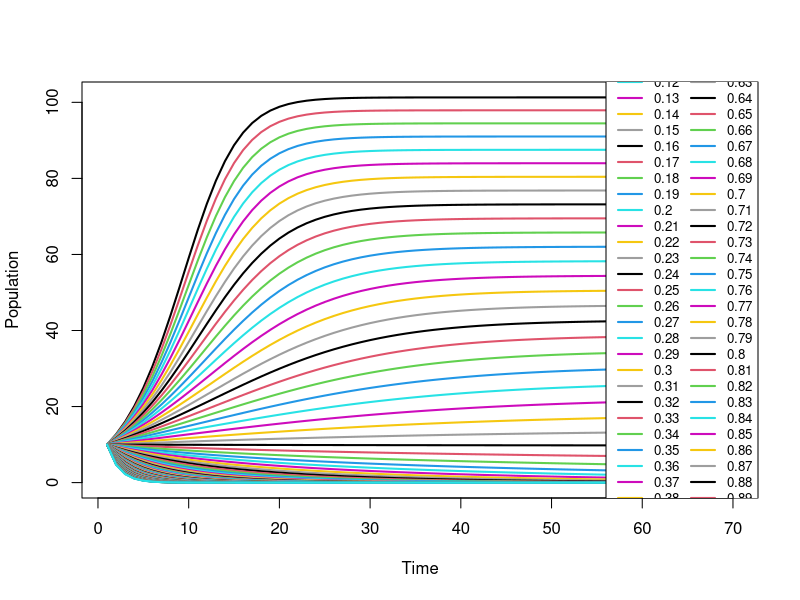
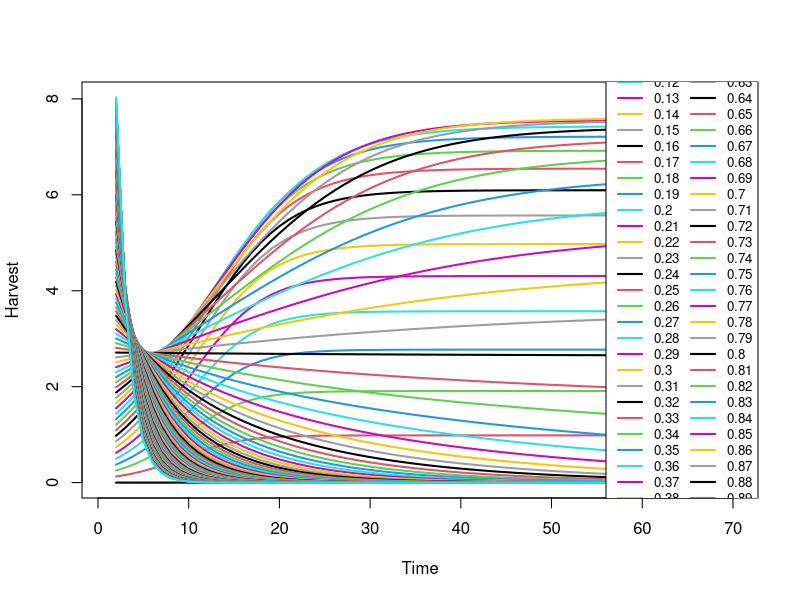
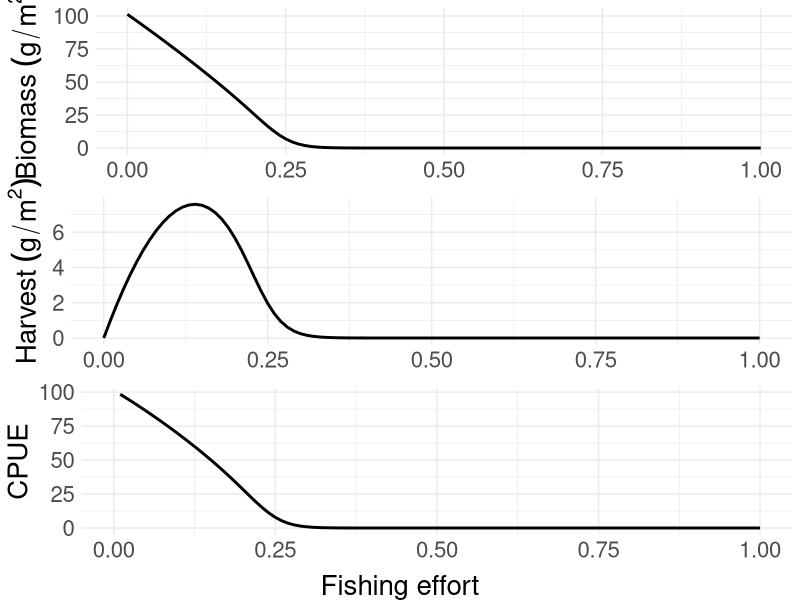

Recreate these plots in R, in order.
library(tidyverse)
library(ggpubr)

#projections <- read.csv("anomaly_df.csv")
#SST_dev <- projections[['anomaly']]

patch_area <- c(1)
number_patches <- length(patch_area)
timesteps <- 70 #length(SST_dev)
r <- 0.3
K <- 101.3
catchability <- 1

population <- array(NA, dim = c(timesteps, number_patches))
harvest <- array(NA, dim = c(timesteps, number_patches))

patch_area_sequences <- seq(1, 1, by = 1)
fishing_effort_sequences <- seq(0, 1, by = 0.01)

parameter_grid <- expand.grid(patch_area = patch_area_sequences,
                              fishing_effort = fishing_effort_sequences)

# Saving outputs
outcome_population <- matrix(0, ncol = timesteps, nrow = nrow(parameter_grid))
outcome_harvest <- matrix(0, ncol = timesteps, nrow = nrow(parameter_grid))
outcome_population_end <- matrix(0, ncol = 1, nrow = nrow(parameter_grid))
outcome_harvest_end <- matrix(0, ncol = 1, nrow = nrow(parameter_grid))



for (iter in 1:nrow(parameter_grid)) {
  population[1] <- c(10)  # Initialize population for each iteration
  
  for (t in 2:timesteps) {
    population[t] <- population[t-1] + r * population[t-1] * (1 - population[t-1] / K)
    harvest[t] <- population[t] * (1 - exp(-parameter_grid[['fishing_effort']][[iter]]) * catchability)
    population[t] <- population[t] * (1 - (1 - exp(-parameter_grid[['fishing_effort']][[iter]])))
  }
  
  #save the whole trajectory
  outcome_population[iter, ] <- population
  outcome_harvest[iter, ] <- harvest
  
  #save the mean of the last 20 years
  outcome_population_end[iter] <- mean(population[(t-19):t])
  outcome_harvest_end[iter] <- mean(harvest[(t-19):t])
}

##TRAJECTORY PLOTS
# Transpose outcome_population for correct plotting
outcome_population <- t(outcome_population)
outcome_harvest <- t(outcome_harvest)

# Plotting with modified line characteristics and legend position
matplot(outcome_population, type = "l", col = 1:nrow(parameter_grid), lty = 1, lwd = 2, xlab = "Time", ylab = "Population")
legend("right", legend = parameter_grid$fishing_effort, col = 1:nrow(parameter_grid), lty = rep(1, nrow(parameter_grid)), ncol=2, lwd = 2, cex = 0.8)


matplot(outcome_harvest, type = "l", col = 1:nrow(parameter_grid), lty = 1, lwd = 2, xlab = "Time", ylab = "Harvest")
legend("right", legend = parameter_grid$fishing_effort, col = 1:nrow(parameter_grid), lty = rep(1, nrow(parameter_grid)), ncol=2, lwd = 2, cex = 0.8)


##PLOTTING EQUILIBRIUM VALUES VS FISHING EFFORT
outcome <- cbind(parameter_grid, outcome_population_end, outcome_harvest_end)

p1<-ggplot(outcome, aes(x=fishing_effort, y=outcome_population_end)) +
  geom_line(lwd=1) +
  labs(x="Fishing effort", y = bquote("Biomass"~(g/m^2))) +
  theme_minimal() +
  theme(text = element_text(size=20),
        legend.position = "bottom")
  
       
p2<-ggplot(outcome, aes(x=fishing_effort, y=outcome_harvest_end)) +
  geom_line(lwd=1) +
  labs(x="Fishing effort", y = bquote("Harvest"~(g/m^2))) +
  theme_minimal() +
  theme(text = element_text(size=20),
        legend.position = "bottom")  

p3<-ggplot(outcome, aes(x=fishing_effort, y=outcome_harvest_end/fishing_effort)) +
  geom_line(lwd=1) +
  labs(x="Fishing effort", y = "CPUE") +
  theme_minimal() +
  theme(text = element_text(size=20),
        legend.position = "bottom")  



figure<-ggarrange(p1+rremove("xlab"), p2+rremove("xlab"), p3+rremove("xlab"),
                  nrow=3, ncol=1, common.legend = TRUE, legend = "top")

annotate_figure(figure, bottom = text_grob("Fishing effort",
                                           size = 20))
       
       